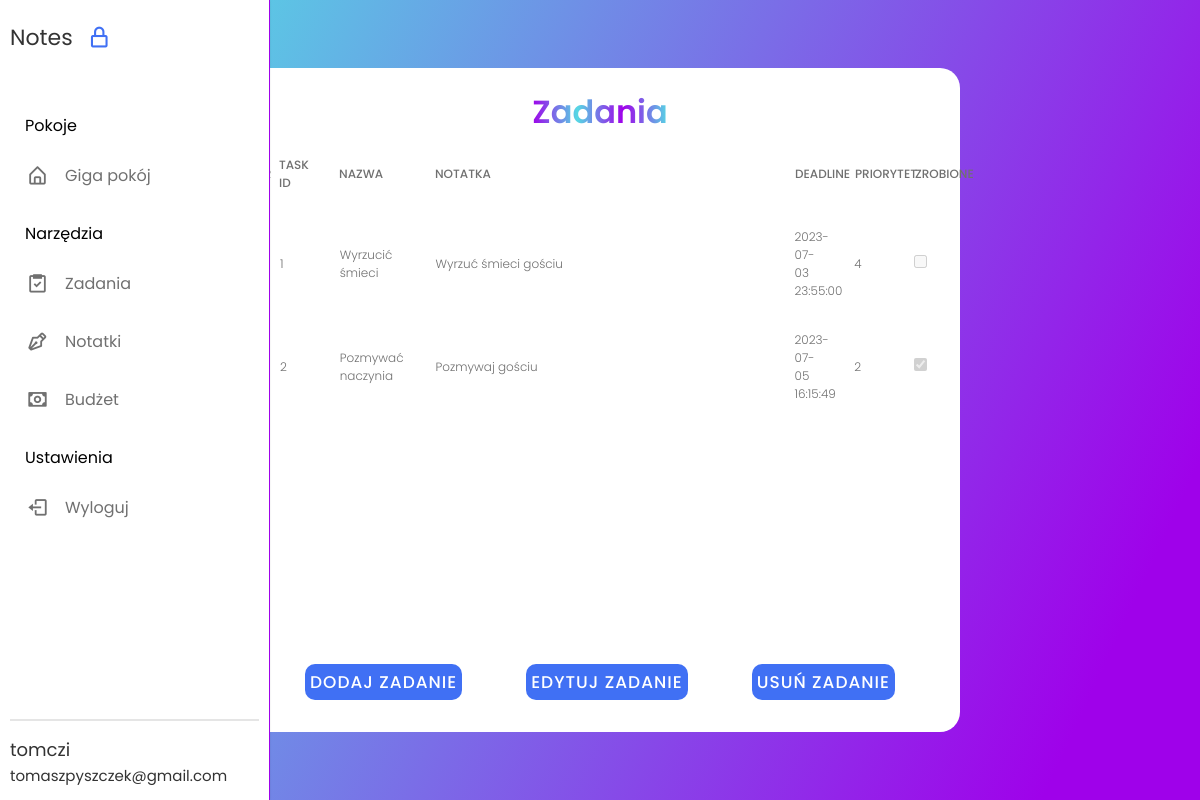
The page /tasks.php (signed in) on the database its author committed.
### tables this page shows
CREATE TABLE `room` (
  `room_id` int(11) NOT NULL,
  `room_name` varchar(45) DEFAULT 'Giga pokój',
  `user_id` int(11) NOT NULL
);

CREATE TABLE `task` (
  `task_id` int(11) NOT NULL,
  `name` varchar(45) NOT NULL,
  `isdone` tinyint(1) DEFAULT 0,
  `note` varchar(200) DEFAULT NULL,
  `priority` tinyint(5) DEFAULT NULL,
  `deadline` varchar(50) DEFAULT NULL,
  `user_id` int(11) NOT NULL,
  `room_id` int(11) NOT NULL
);

### tasks.php (the view, shortened to what this page needs)
<?php
include "config/config.php";
$pdo3 = new PDO("mysql:host=$host;dbname=$dbname", $user, $password);
$sql6 = "SELECT * FROM task WHERE room_id IN (SELECT room_id FROM room WHERE user_id = :userId)";
$statement = $pdo3->prepare($sql6);
$statement->bindParam(':userId', $_SESSION['user_id']);
$statement->execute();
$tasks = $statement->fetchAll(PDO::FETCH_ASSOC);
?>
<!DOCTYPE html>
<html lang="en">
  <head>
    <link rel="stylesheet" href="create_room_style.css" />
    <link flex href="https://unpkg.com/boxicons@2.1.4/css/boxicons.min.css" rel="stylesheet" />
  </head>
  <body>
    <nav class="sidebar hoverable">
      <div class="logo_items flex">
        <span class="logo_name">Notes</span>
        <i class="bx bx-lock-alt" id="lock-icon" title="Unlock Sidebar"></i>
      </div>
      <div class="menu_container">
        <div class="menu_items">
         <?php include "rooms.php"; ?>
          <ul class="menu_item">
            <div class="menu_title flex">
              <span class="title">Narzędzia</span>
            </div>
            <li class="item">
              <a href="tasks.php" class="link flex">
                <i class="bx bx-task"></i>
                <span>Zadania</span>
              </a>
            </li>
            <li class="item">
                <a href="notes_room.php" class="link flex">
                  <i class="bx bx-pen"></i>
                  <span>Notatki</span>
                </a>
              </li>
              <li class="item">
                <a href="budget.php" class="link flex">
                  <i class="bx bx-money"></i>
                  <span>Budżet</span>
                </a>
              </li>
          <ul class="menu_item">
            <div class="menu_title flex">
              <span class="title">Ustawienia</span>
            </div>
            <li class="item">
              <a href="logout.php" class="link flex">
                <i class="bx bx-log-out"></i>
                <span>Wyloguj</span>
              </a>
            </li>
          </ul>
        </div>
        <div class="sidebar_profile flex">
          <div class="data_text">
            <span class="name"><?php echo $_SESSION['username'] ?> <br> </span>
            <span class="email"><?php echo $_SESSION['mail'] ?></span>
          </div>
        </div>
      </div>
    </nav>
    <div class="tasks-section">
    <span class="title">Zadania</span>
    <div class="tbl-header">
        <table cellpadding="0" cellspacing="0" border="0">
            <thead>
                <tr>
                    <th width="2%">Nr</th>
                    <th width="5%">Task ID</th>
                    <th width="8%">Nazwa</th>
                    <th width="30%">Notatka</th>
                    <th width="5%">Deadline</th>
                    <th width="5%">Priorytet</th>
                    <th width="5%">Zrobione</th>
                </tr>
            </thead>
        </table>
    </div>
    <div class="tbl-content">
        <table id="table" cellpadding="0" cellspacing="0" border="0">
            <tbody>
            <?php
            $rowNumber = 1;
            foreach ($tasks as $task) {
                $isChecked = ($task['isdone'] == 1) ? 'checked' : '';
                ?>
                <tr>
                    <td width="2%"><?php echo $rowNumber++; ?></td>
                    <td width="5%"><?php echo $task['task_id']; ?></td>
                    <td width="8%"><?php echo $task['name']; ?></td>
                    <td width="30%"><?php echo $task['note']; ?></td>
                    <td width="5%"><?php echo $task['deadline']; ?></td>
                    <td width="5%"><?php echo $task['priority']; ?></td>
                    <td width="5%">
                        <input type="checkbox" <?php echo $isChecked; ?> disabled>
                    </td>
                </tr>
            <?php } ?>
            </tbody>
        </table>
    </div>
    <div class="btn-section">
            <div>
                <input type="submit" value="Dodaj zadanie" onclick="popupAdd();">
            </div>
            <div>
                <input type="submit" value="Edytuj zadanie" onclick="popupEdit();">
            </div>
            <div>
            <input type="submit" value="Usuń zadanie" id="delete-task-btn">
            </div>
        </div>
</div>
  </body>
</html>

### rooms.php (shortened to what this page needs)
<?php
include "config/config.php";
$pdo1 = new PDO("mysql:host=$host;dbname=$dbname", $user, $password);
$sql4 = "SELECT * FROM room WHERE user_id = :userId";
$statement = $pdo1->prepare($sql4);
$statement->bindParam(':userId', $_SESSION['user_id']);
$statement->execute();
$rooms = $statement->fetchAll(PDO::FETCH_ASSOC);
?>
        <ul class="menu_item">
            <div class="menu_title flex">
                <span class="title">Pokoje</span>
            </div>
            <?php foreach ($rooms as $room) { ?>
                <li class="item">
                    <a href="#" class="link flex">
                        <i class="bx bx-home-alt"></i>
                        <span><?php echo $room['room_name']; ?></span>
                    </a>
                </li>
            <?php } ?>
        </ul>

### create_room_style.css (style rules this page uses)
* { margin: 0; padding: 0; outline: none; box-sizing: border-box; font-family: 'Poppins', sans-serif; }
body { display: flex; align-items: center; justify-content: center; min-height: 100vh; padding: 10px; font-family: 'Poppins', sans-serif; background: linear-gradient(115deg, #56d8e4 10%, #9f01ea 90%); }
.flex { display: flex; align-items: center; }
.sidebar { border-right: 1px solid #9f01ea; position: fixed; top: 0; left: 0; height: 100%; width: 270px; background: #fff; padding: 15px 10px; box-shadow: 0 0 2px rgba(0, 0, 0, 0.1); transition: all 0.4s ease; }
.logo_items { gap: 8px; }
.logo_name { font-size: 22px; color: #333; font-weight: 500px; transition: all 0.3s ease; align-items: center; }
#lock-icon, #sidebar-close { padding: 10px; color: #4070f4; font-size: 25px; cursor: pointer; margin-left: -4px; transition: all 0.3s ease; }
.menu_container { display: flex; flex-direction: column; justify-content: space-between; margin-top: 40px; overflow-y: auto; height: calc(100% - 82px); }
.menu_title { position: relative; height: 50px; width: 55px; }
.menu_title .title { margin-left: 15px; transition: all 0.3s ease; }
.item { list-style: none; }
.link { text-decoration: none; border-radius: 8px; margin-bottom: 8px; color: #707070; }
.link span { white-space: nowrap; }
.link i { height: 50px; min-width: 55px; display: flex; font-size: 22px; align-items: center; justify-content: center; border-radius: 4px; }
.sidebar_profile { padding-top: 15px; margin-top: 15px; gap: 15px; border-top: 2px solid rgba(0, 0, 0, 0.1); }
.sidebar_profile .name { font-size: 18px; color: #333; }
.sidebar_profile .email { font-size: 15px; color: #333; }
.tasks-section { display: flex; flex-direction: column; flex-wrap: nowrap; justify-content: flex-start; align-items: center; align-content: center; background-color: #fff; width: 60vw; border-radius: 20px; }
.tasks-section .title { margin-top: 20px; font-size: 32px; font-weight: 600; font-family: 'Poppins', sans-serif; background: -webkit-linear-gradient(right, #56d8e4, #9f01ea, #56d8e4, #9f01ea); -webkit-background-clip: text; -webkit-text-fill-color: transparent; }
.btn-section { margin-top:20px; display: flex; flex-direction: row; flex-wrap: nowrap; justify-content: center; align-items: center; align-content: center; }
.btn-section div { margin: 2em; }
.btn-section div input { border-radius: 10px; padding: 5px; border: none; color: #fff; font-size: 17px; font-weight: 500; text-transform: uppercase; letter-spacing: 1px; cursor: pointer; position: relative; z-index: 2; background: #4070f4; transition: all 0.4s; }
table { width:100%; table-layout: fixed; }
.tbl-header { background-color: rgba(255,255,255,0.3); }
.tbl-content { height:400px; overflow-x:auto; margin-top: 0px; border: 1px solid rgba(255,255,255,0.3); }
th { padding: 20px 15px; text-align: left; font-weight: 500; font-size: 12px; color: #707070; text-transform: uppercase; }
td { padding: 15px; text-align: left; vertical-align:middle; font-weight: 300; font-size: 12px; color: #707070; border-bottom: solid 1px rgba(255,255,255,0.1); }

### rows shown on the page
room: room_name "Giga pokój"
task: task_id "1", name "Wyrzucić śmieci", note "Wyrzuć śmieci gościu", deadline "2023-07-03 23:55:00", priority "4"
task: task_id "2", name "Pozmywać naczynia", note "Pozmywaj gościu", deadline "2023-07-05 16:15:49", priority "2"

### other values the page prints
$_SESSION['username'] "tomczi"
$_SESSION['mail'] "tomaszpyszczek@gmail.com"
